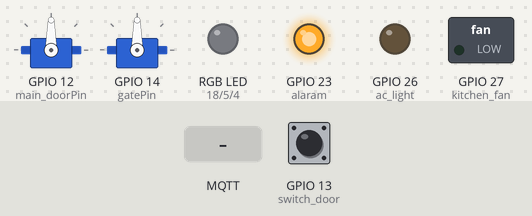
This sketch was run on a simulated ESP32. Parts: 2 × servo, switched loads named in the sketch (green lamp = pin HIGH), an RGB LED mixed from three pins (HIGH = lit), output pins drawn as LEDs (lit = HIGH). The inputs (shaded band) are chosen by the test bench; at power-on: GPIO 13 (switch_door) LOW. WiFi joins after 1.5 s; servers stay silent unless stated; no MQTT or app messages arrive unless stated; what the sketch prints to the serial monitor is not drawn.

Above: at 2.7 s.
2.8 s: MQTT message "Kitchen_fan" arrives on the first subscribed topic
At 4.0 s:
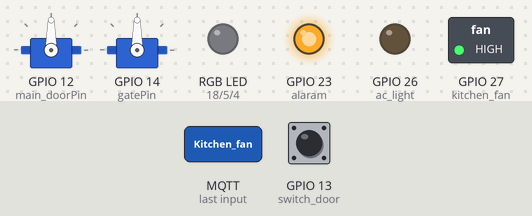
4.3 s: MQTT message "livingroom_fan" arrives on the first subscribed topic
At 5.3 s:
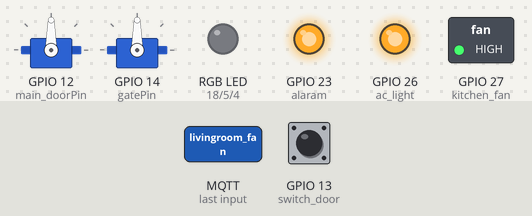
5.8 s: MQTT message "Kitchen_fan" arrives on the first subscribed topic
At 6.5 s:
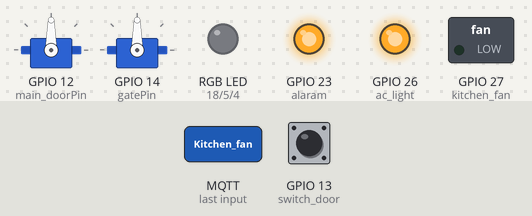
Timing chart, 0 to 8.8 s (numbered marks = the images above; inputs shaded):
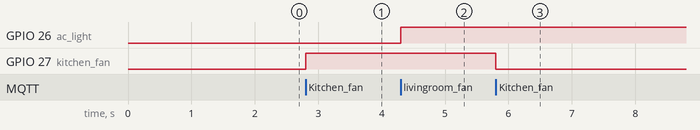

Measured:
- after the input at 2.8 s, GPIO 27 (kitchen_fan): LOW → HIGH at once
- after the input at 4.3 s, GPIO 26 (ac_light): LOW → HIGH at once
- after the input at 5.8 s, GPIO 27 (kitchen_fan): HIGH → LOW at once

The sketch:

esp32.ino
```cpp
#include <WiFi.h>
#include <PubSubClient.h>
#include <ESP32Servo.h>


Servo main_door;
Servo gate;


const int switch_door = 13;
const int kitchen_fan = 27;
const int ac_light = 26;
const int led_red = 18;
const int led_blue = 4;
const int led_green = 5;
const int main_doorPin = 12;
const int gatePin = 14;
const int alaram = 23;

bool kitchen_fan_status = false;
bool ac_status = false;
bool main_door_status = false;
bool gate_status = false;
bool light_status = false;

// WiFi setup
const char *ssid = "KOCH";
const char *password = "1234556789";

// MQTT setup
const char *mqtt_server = "b37.mqtt.one";
const char *mqtt_user = "89biln7212";
const char *mqtt_password = "5678deghlz";

WiFiClient espClient;
PubSubClient client(espClient);


// Function to send a message to the server
void sent_msg(const String &msg_to_send)
{
          client.publish("89biln7212/", msg_to_send.c_str());
}

// Function to handle received messages
void received_msg(const String &msg)
{
          if (msg == "Kitchen_fan")
          {
                    kitchen_fan_status = !kitchen_fan_status;
                    digitalWrite(kitchen_fan, kitchen_fan_status ? HIGH : LOW);
          }
          else if (msg == "livingroom_fan")
          {
                    ac_status = !ac_status;
                    digitalWrite(ac_light, ac_status ? HIGH : LOW);
          }

          else if (msg == "bedroomlight")
          {
             light_status = !light_status;
             digitalWrite(led_red, light_status ? HIGH : LOW);
             digitalWrite(led_green, light_status ? HIGH : LOW);
             digitalWrite(led_blue, light_status ? HIGH : LOW);
                    }
          else if (msg.indexOf("gate") != -1)
          { // Use indexOf() instead of find()
                    gate_status = !gate_status;
                    gate.write(gate_status ? 0 : 90);
          }
          else if (msg.indexOf("true") != -1)
          { // Use indexOf() instead of find()
             digitalWrite(alaram, LOW);
             delay(1000);
             digitalWrite(alaram, HIGH);
             delay(1000);
          }

          else if (msg.indexOf("maindoor") != -1)
             {
                if (msg.indexOf("durga") != -1)
                {

                   main_door.write(0);
                   delay(2000);
                   main_door.write(90);
                }
                else if (msg.indexOf("adwaith") != -1)
                {

                   main_door.write(0);
                   delay(2000);
                   main_door.write(90);
                }
                else
                {
                   main_door.write(0);
                   delay(2000);
                   main_door.write(90);
                }
             }
          else if (msg.indexOf("rgb") != -1)
          { // Use indexOf() instead of find()
                    String rgb_value = msg;
                    rgb_value.replace("rgb", "");
                    int commaIndex1 = rgb_value.indexOf(',');
                    int commaIndex2 = rgb_value.indexOf(',', commaIndex1 + 1);

                    String rStr = rgb_value.substring(0, commaIndex1);
                    String gStr = rgb_value.substring(commaIndex1 + 1, commaIndex2);
                    String bStr = rgb_value.substring(commaIndex2 + 1);

                    // Convert the color components from String to integers
                    int r = rStr.toInt();
                    int g = gStr.toInt();
                    int b = bStr.toInt();
                    analogWrite(led_red, r);
                    analogWrite(led_green, g);
                    analogWrite(led_blue, b);
          }
}

void setup_wifi()
{
          delay(10);
          Serial.println("Connecting to WiFi...");
          WiFi.begin(ssid, password);

          while (WiFi.status() != WL_CONNECTED)
          {
                    delay(500);
                    Serial.print(".");
          }
          Serial.println("\nWiFi connected");
}

void callback(char *topic, byte *payload, unsigned int length)
{
          String message;
          for (int i = 0; i < length; i++)
          {
                    message += (char)payload[i];
          }
          Serial.print("Message received: ");
          Serial.println(message);
          received_msg(message); // Pass the message to the handler
}

void reconnect()
{
          while (!client.connected())
          {
                    Serial.print("Attempting MQTT connection...");
                    if (client.connect("ESP32Client", mqtt_user, mqtt_password))
                    {
                              Serial.println("connected");
                              sent_msg("ESP32 connected");
                              client.subscribe("89biln7212/");
                    }
                    else
                    {
                              Serial.print("failed, rc=");
                              Serial.print(client.state());
                              Serial.println(" try again in 5 seconds");
                              delay(5000);
                    }
          }
}

void setup()
{
          Serial.begin(115200);
          pinMode(switch_door, INPUT);
          pinMode(kitchen_fan, OUTPUT);
          pinMode(ac_light, OUTPUT);
          pinMode(led_blue, OUTPUT);
          pinMode(led_green, OUTPUT);
          pinMode(led_red, OUTPUT);
          pinMode(alaram, OUTPUT);
          main_door.attach(main_doorPin);
          gate.attach(gatePin);

          digitalWrite(alaram, HIGH);
          setup_wifi();
          client.setServer(mqtt_server, 1883);
          client.setCallback(callback);
}

void loop()
{
          if (!client.connected())
          {
                    reconnect();
          }
          client.loop();

          if (digitalRead(switch_door) == HIGH)
          {

                    delay(3000);
                    sent_msg("door unlocked");
          }
}
```
